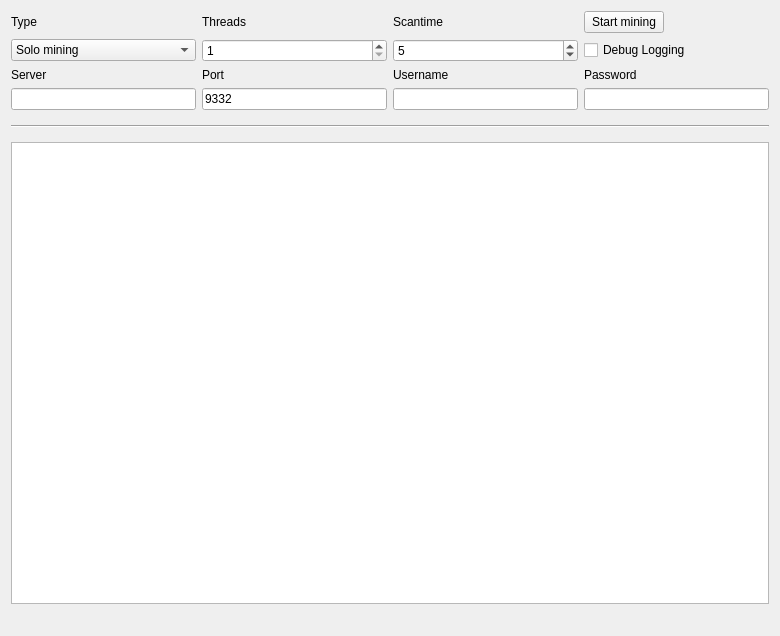
<?xml version="1.0" encoding="UTF-8"?>
<ui version="4.0">
 <class>MiningPage</class>
 <widget class="QWidget" name="MiningPage">
  <property name="geometry">
   <rect>
    <x>0</x>
    <y>0</y>
    <width>780</width>
    <height>636</height>
   </rect>
  </property>
  <property name="windowTitle">
   <string>Dig</string>
  </property>
  <layout class="QGridLayout" name="gridLayout">
   <property name="sizeConstraint">
    <enum>QLayout::SetMaximumSize</enum>
   </property>
   <item row="7" column="1">
    <widget class="QLineEdit" name="serverLine">
     <property name="enabled">
      <bool>true</bool>
     </property>
    </widget>
   </item>
   <item row="6" column="3">
    <widget class="QLabel" name="usernameLabel">
     <property name="enabled">
      <bool>true</bool>
     </property>
     <property name="text">
      <string>Username</string>
     </property>
    </widget>
   </item>
   <item row="6" column="1">
    <widget class="QLabel" name="serverLabel">
     <property name="enabled">
      <bool>true</bool>
     </property>
     <property name="text">
      <string>Server</string>
     </property>
    </widget>
   </item>
   <item row="7" column="3">
    <widget class="QLineEdit" name="usernameLine">
     <property name="enabled">
      <bool>true</bool>
     </property>
     <property name="text">
      <string/>
     </property>
    </widget>
   </item>
   <item row="6" column="4">
    <widget class="QLabel" name="passwordLabel">
     <property name="enabled">
      <bool>true</bool>
     </property>
     <property name="text">
      <string>Password</string>
     </property>
    </widget>
   </item>
   <item row="6" column="2">
    <widget class="QLabel" name="portLabel">
     <property name="enabled">
      <bool>true</bool>
     </property>
     <property name="text">
      <string>Port</string>
     </property>
    </widget>
   </item>
   <item row="3" column="4">
    <widget class="QPushButton" name="startButton">
     <property name="sizePolicy">
      <sizepolicy hsizetype="Fixed" vsizetype="Fixed">
       <horstretch>0</horstretch>
       <verstretch>0</verstretch>
      </sizepolicy>
     </property>
     <property name="text">
      <string>Start mining</string>
     </property>
    </widget>
   </item>
   <item row="8" column="1" colspan="4">
    <widget class="Line" name="line">
     <property name="sizePolicy">
      <sizepolicy hsizetype="Minimum" vsizetype="Fixed">
       <horstretch>0</horstretch>
       <verstretch>0</verstretch>
      </sizepolicy>
     </property>
     <property name="minimumSize">
      <size>
       <width>0</width>
       <height>20</height>
      </size>
     </property>
     <property name="orientation">
      <enum>Qt::Horizontal</enum>
     </property>
    </widget>
   </item>
   <item row="13" column="1" colspan="4">
    <widget class="QListWidget" name="list">
     <property name="autoScrollMargin">
      <number>100000</number>
     </property>
     <property name="dragDropMode">
      <enum>QAbstractItemView::DragOnly</enum>
     </property>
     <property name="selectionMode">
      <enum>QAbstractItemView::NoSelection</enum>
     </property>
     <property name="movement">
      <enum>QListView::Snap</enum>
     </property>
     <property name="batchSize">
      <number>10</number>
     </property>
    </widget>
   </item>
   <item row="14" column="1" colspan="2">
    <widget class="QLabel" name="shareCount">
     <property name="font">
      <font>
       <pointsize>10</pointsize>
       <weight>75</weight>
       <bold>true</bold>
      </font>
     </property>
     <property name="text">
      <string/>
     </property>
    </widget>
   </item>
   <item row="3" column="3">
    <widget class="QLabel" name="scantimeLabel">
     <property name="enabled">
      <bool>true</bool>
     </property>
     <property name="layoutDirection">
      <enum>Qt::LeftToRight</enum>
     </property>
     <property name="text">
      <string>Scantime</string>
     </property>
    </widget>
   </item>
   <item row="3" column="2">
    <widget class="QLabel" name="threadsLabel">
     <property name="enabled">
      <bool>true</bool>
     </property>
     <property name="text">
      <string>Threads</string>
     </property>
    </widget>
   </item>
   <item row="4" column="4">
    <widget class="QCheckBox" name="debugCheckBox">
     <property name="text">
      <string>Debug Logging</string>
     </property>
    </widget>
   </item>
   <item row="3" column="1">
    <widget class="QLabel" name="typeLabel">
     <property name="text">
      <string>Type</string>
     </property>
    </widget>
   </item>
   <item row="4" column="2">
    <widget class="QSpinBox" name="threadsBox">
     <property name="enabled">
      <bool>true</bool>
     </property>
     <property name="minimum">
      <number>1</number>
     </property>
     <property name="maximum">
      <number>99</number>
     </property>
     <property name="singleStep">
      <number>1</number>
     </property>
    </widget>
   </item>
   <item row="4" column="1">
    <widget class="QComboBox" name="typeBox">
     <property name="editable">
      <bool>false</bool>
     </property>
     <property name="currentIndex">
      <number>0</number>
     </property>
     <item>
      <property name="text">
       <string>Solo mining</string>
      </property>
     </item>
     <item>
      <property name="text">
       <string>Pool mining</string>
      </property>
     </item>
    </widget>
   </item>
   <item row="4" column="3">
    <widget class="QSpinBox" name="scantimeBox">
     <property name="enabled">
      <bool>true</bool>
     </property>
     <property name="minimum">
      <number>1</number>
     </property>
     <property name="value">
      <number>5</number>
     </property>
    </widget>
   </item>
   <item row="7" column="2">
    <widget class="QLineEdit" name="portLine">
     <property name="enabled">
      <bool>true</bool>
     </property>
     <property name="text">
      <string>9332</string>
     </property>
     <property name="value" stdset="0">
      <number>9332</number>
     </property>
    </widget>
   </item>
   <item row="7" column="4">
    <widget class="QLineEdit" name="passwordLine">
     <property name="enabled">
      <bool>true</bool>
     </property>
    </widget>
   </item>
   <item row="14" column="3" colspan="2">
    <widget class="QLabel" name="mineSpeedLabel">
     <property name="sizePolicy">
      <sizepolicy hsizetype="Preferred" vsizetype="Preferred">
       <horstretch>0</horstretch>
       <verstretch>0</verstretch>
      </sizepolicy>
     </property>
     <property name="font">
      <font>
       <pointsize>10</pointsize>
       <weight>75</weight>
       <bold>true</bold>
      </font>
     </property>
     <property name="text">
      <string/>
     </property>
     <property name="alignment">
      <set>Qt::AlignRight|Qt::AlignTrailing|Qt::AlignVCenter</set>
     </property>
    </widget>
   </item>
  </layout>
 </widget>
 <layoutdefault spacing="6" margin="11"/>
 <tabstops>
  <tabstop>startButton</tabstop>
  <tabstop>typeBox</tabstop>
  <tabstop>threadsBox</tabstop>
  <tabstop>scantimeBox</tabstop>
  <tabstop>serverLine</tabstop>
  <tabstop>portLine</tabstop>
  <tabstop>usernameLine</tabstop>
  <tabstop>passwordLine</tabstop>
  <tabstop>debugCheckBox</tabstop>
  <tabstop>list</tabstop>
 </tabstops>
 <resources/>
 <connections/>
</ui>
